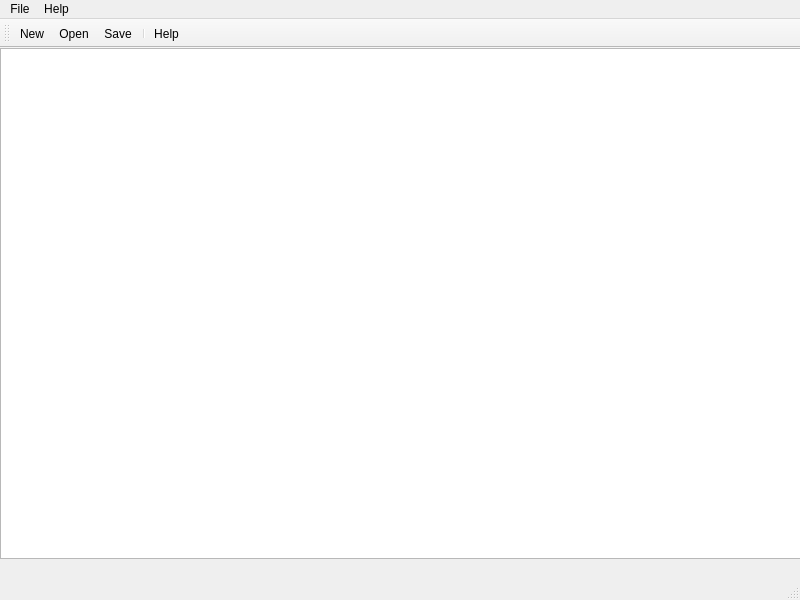
<?xml version="1.0" encoding="UTF-8"?>
<ui version="4.0">
 <class>Note</class>
 <widget class="QMainWindow" name="Note">
  <property name="geometry">
   <rect>
    <x>0</x>
    <y>0</y>
    <width>800</width>
    <height>600</height>
   </rect>
  </property>
  <property name="windowTitle">
   <string>MainWindow</string>
  </property>
  <widget class="QWidget" name="centralwidget">
   <widget class="QTextEdit" name="textEdit">
    <property name="geometry">
     <rect>
      <x>0</x>
      <y>0</y>
      <width>801</width>
      <height>511</height>
     </rect>
    </property>
   </widget>
  </widget>
  <widget class="QMenuBar" name="menubar">
   <property name="geometry">
    <rect>
     <x>0</x>
     <y>0</y>
     <width>800</width>
     <height>21</height>
    </rect>
   </property>
   <widget class="QMenu" name="menuFile">
    <property name="title">
     <string>File</string>
    </property>
    <addaction name="actionNew"/>
    <addaction name="actionOpen"/>
    <addaction name="actionSave"/>
    <addaction name="separator"/>
    <addaction name="actionExit"/>
   </widget>
   <widget class="QMenu" name="menuHelp">
    <property name="title">
     <string>Help</string>
    </property>
    <addaction name="actionAuthor"/>
    <addaction name="actionHelp"/>
   </widget>
   <addaction name="menuFile"/>
   <addaction name="menuHelp"/>
  </widget>
  <widget class="QStatusBar" name="statusbar"/>
  <widget class="QToolBar" name="toolBar">
   <property name="windowTitle">
    <string>toolBar</string>
   </property>
   <attribute name="toolBarArea">
    <enum>TopToolBarArea</enum>
   </attribute>
   <attribute name="toolBarBreak">
    <bool>false</bool>
   </attribute>
   <addaction name="actionNew"/>
   <addaction name="actionOpen"/>
   <addaction name="actionSave"/>
   <addaction name="separator"/>
   <addaction name="actionHelp"/>
  </widget>
  <action name="actionNew">
   <property name="icon">
    <iconset resource="resources.qrc">
     <normaloff>:/note/img/create.png</normaloff>:/note/img/create.png</iconset>
   </property>
   <property name="text">
    <string>New</string>
   </property>
   <property name="toolTip">
    <string>Create new file</string>
   </property>
  </action>
  <action name="actionOpen">
   <property name="icon">
    <iconset resource="resources.qrc">
     <normaloff>:/note/img/open.png</normaloff>:/note/img/open.png</iconset>
   </property>
   <property name="text">
    <string>Open</string>
   </property>
   <property name="toolTip">
    <string>Open file</string>
   </property>
  </action>
  <action name="actionExit">
   <property name="icon">
    <iconset resource="resources.qrc">
     <normaloff>:/note/img/close.png</normaloff>:/note/img/close.png</iconset>
   </property>
   <property name="text">
    <string>Close</string>
   </property>
   <property name="toolTip">
    <string>Close file</string>
   </property>
  </action>
  <action name="actionAuthor">
   <property name="icon">
    <iconset resource="resources.qrc">
     <normaloff>:/note/img/author.png</normaloff>:/note/img/author.png</iconset>
   </property>
   <property name="text">
    <string>Author</string>
   </property>
   <property name="toolTip">
    <string>About author</string>
   </property>
  </action>
  <action name="actionHelp">
   <property name="icon">
    <iconset resource="resources.qrc">
     <normaloff>:/note/img/question.png</normaloff>:/note/img/question.png</iconset>
   </property>
   <property name="text">
    <string>Help</string>
   </property>
   <property name="toolTip">
    <string>About Qt</string>
   </property>
  </action>
  <action name="actionSave">
   <property name="icon">
    <iconset resource="resources.qrc">
     <normaloff>:/note/img/save.png</normaloff>:/note/img/save.png</iconset>
   </property>
   <property name="text">
    <string>Save</string>
   </property>
   <property name="toolTip">
    <string>Save file</string>
   </property>
  </action>
 </widget>
 <resources>
  <include location="resources.qrc"/>
 </resources>
 <connections/>
</ui>
